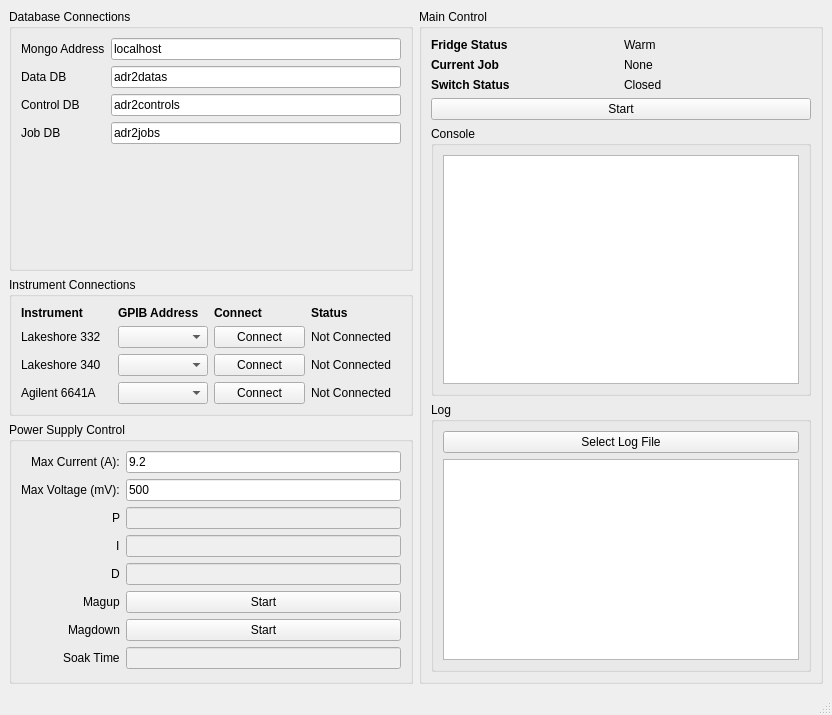
<?xml version="1.0" encoding="UTF-8"?>
<ui version="4.0">
 <class>MainWindow</class>
 <widget class="QMainWindow" name="MainWindow">
  <property name="geometry">
   <rect>
    <x>0</x>
    <y>0</y>
    <width>832</width>
    <height>715</height>
   </rect>
  </property>
  <property name="windowTitle">
   <string>MainWindow</string>
  </property>
  <widget class="QWidget" name="centralwidget">
   <layout class="QGridLayout" name="gridLayout">
    <item row="0" column="0">
     <layout class="QVBoxLayout" name="verticalLayout">
      <item>
       <layout class="QHBoxLayout" name="horizontalLayout">
        <item>
         <layout class="QVBoxLayout" name="verticalLayout_3">
          <item>
           <widget class="QGroupBox" name="groupBox">
            <property name="title">
             <string>Database Connections</string>
            </property>
            <layout class="QGridLayout" name="gridLayout_7">
             <item row="0" column="0">
              <layout class="QVBoxLayout" name="verticalLayout_6">
               <item>
                <layout class="QFormLayout" name="formLayout_2">
                 <item row="0" column="0">
                  <widget class="QLabel" name="label_22">
                   <property name="text">
                    <string>Mongo Address</string>
                   </property>
                  </widget>
                 </item>
                 <item row="0" column="1">
                  <widget class="QLineEdit" name="lineEdit_6">
                   <property name="sizePolicy">
                    <sizepolicy hsizetype="Minimum" vsizetype="Fixed">
                     <horstretch>0</horstretch>
                     <verstretch>0</verstretch>
                    </sizepolicy>
                   </property>
                   <property name="text">
                    <string>localhost</string>
                   </property>
                  </widget>
                 </item>
                 <item row="1" column="0">
                  <widget class="QLabel" name="label_23">
                   <property name="text">
                    <string>Data DB</string>
                   </property>
                  </widget>
                 </item>
                 <item row="2" column="0">
                  <widget class="QLabel" name="label_24">
                   <property name="text">
                    <string>Control DB</string>
                   </property>
                  </widget>
                 </item>
                 <item row="3" column="0">
                  <widget class="QLabel" name="label_25">
                   <property name="text">
                    <string>Job DB</string>
                   </property>
                  </widget>
                 </item>
                 <item row="1" column="1">
                  <widget class="QLineEdit" name="lineEdit_7">
                   <property name="sizePolicy">
                    <sizepolicy hsizetype="Minimum" vsizetype="Fixed">
                     <horstretch>0</horstretch>
                     <verstretch>0</verstretch>
                    </sizepolicy>
                   </property>
                   <property name="text">
                    <string>adr2datas</string>
                   </property>
                  </widget>
                 </item>
                 <item row="2" column="1">
                  <widget class="QLineEdit" name="lineEdit_8">
                   <property name="sizePolicy">
                    <sizepolicy hsizetype="Minimum" vsizetype="Fixed">
                     <horstretch>0</horstretch>
                     <verstretch>0</verstretch>
                    </sizepolicy>
                   </property>
                   <property name="text">
                    <string>adr2controls</string>
                   </property>
                  </widget>
                 </item>
                 <item row="3" column="1">
                  <widget class="QLineEdit" name="lineEdit_9">
                   <property name="sizePolicy">
                    <sizepolicy hsizetype="Minimum" vsizetype="Fixed">
                     <horstretch>0</horstretch>
                     <verstretch>0</verstretch>
                    </sizepolicy>
                   </property>
                   <property name="text">
                    <string>adr2jobs</string>
                   </property>
                  </widget>
                 </item>
                </layout>
               </item>
              </layout>
             </item>
            </layout>
           </widget>
          </item>
          <item>
           <widget class="QGroupBox" name="groupBox_2">
            <property name="sizePolicy">
             <sizepolicy hsizetype="Preferred" vsizetype="Fixed">
              <horstretch>0</horstretch>
              <verstretch>0</verstretch>
             </sizepolicy>
            </property>
            <property name="title">
             <string>Instrument Connections</string>
            </property>
            <layout class="QGridLayout" name="gridLayout_3">
             <item row="0" column="0">
              <layout class="QGridLayout" name="gridLayout_2">
               <item row="1" column="0">
                <widget class="QLabel" name="label">
                 <property name="text">
                  <string>Lakeshore 332</string>
                 </property>
                </widget>
               </item>
               <item row="2" column="0">
                <widget class="QLabel" name="label_3">
                 <property name="text">
                  <string>Lakeshore 340</string>
                 </property>
                </widget>
               </item>
               <item row="0" column="1">
                <widget class="QLabel" name="label_6">
                 <property name="font">
                  <font>
                   <weight>75</weight>
                   <bold>true</bold>
                  </font>
                 </property>
                 <property name="text">
                  <string>GPIB Address</string>
                 </property>
                </widget>
               </item>
               <item row="0" column="0">
                <widget class="QLabel" name="label_5">
                 <property name="font">
                  <font>
                   <weight>75</weight>
                   <bold>true</bold>
                  </font>
                 </property>
                 <property name="text">
                  <string>Instrument</string>
                 </property>
                </widget>
               </item>
               <item row="2" column="3">
                <widget class="QLabel" name="label_4">
                 <property name="text">
                  <string>Not Connected</string>
                 </property>
                </widget>
               </item>
               <item row="0" column="3">
                <widget class="QLabel" name="label_7">
                 <property name="font">
                  <font>
                   <weight>75</weight>
                   <bold>true</bold>
                  </font>
                 </property>
                 <property name="text">
                  <string>Status</string>
                 </property>
                </widget>
               </item>
               <item row="1" column="3">
                <widget class="QLabel" name="label_2">
                 <property name="text">
                  <string>Not Connected</string>
                 </property>
                </widget>
               </item>
               <item row="3" column="0">
                <widget class="QLabel" name="label_8">
                 <property name="text">
                  <string>Agilent 6641A</string>
                 </property>
                </widget>
               </item>
               <item row="3" column="3">
                <widget class="QLabel" name="label_9">
                 <property name="text">
                  <string>Not Connected</string>
                 </property>
                </widget>
               </item>
               <item row="0" column="2">
                <widget class="QLabel" name="label_10">
                 <property name="font">
                  <font>
                   <weight>75</weight>
                   <bold>true</bold>
                  </font>
                 </property>
                 <property name="text">
                  <string>Connect</string>
                 </property>
                </widget>
               </item>
               <item row="1" column="2">
                <widget class="QPushButton" name="pushButton">
                 <property name="text">
                  <string>Connect</string>
                 </property>
                </widget>
               </item>
               <item row="2" column="2">
                <widget class="QPushButton" name="pushButton_2">
                 <property name="text">
                  <string>Connect</string>
                 </property>
                </widget>
               </item>
               <item row="3" column="2">
                <widget class="QPushButton" name="pushButton_3">
                 <property name="text">
                  <string>Connect</string>
                 </property>
                </widget>
               </item>
               <item row="1" column="1">
                <widget class="QComboBox" name="comboBox"/>
               </item>
               <item row="2" column="1">
                <widget class="QComboBox" name="comboBox_2"/>
               </item>
               <item row="3" column="1">
                <widget class="QComboBox" name="comboBox_3"/>
               </item>
              </layout>
             </item>
            </layout>
           </widget>
          </item>
          <item>
           <widget class="QGroupBox" name="groupBox_3">
            <property name="title">
             <string>Power Supply Control</string>
            </property>
            <layout class="QGridLayout" name="gridLayout_4">
             <item row="0" column="0">
              <layout class="QVBoxLayout" name="verticalLayout_4">
               <item>
                <layout class="QFormLayout" name="formLayout">
                 <property name="labelAlignment">
                  <set>Qt::AlignRight|Qt::AlignTrailing|Qt::AlignVCenter</set>
                 </property>
                 <item row="0" column="0">
                  <widget class="QLabel" name="label_11">
                   <property name="text">
                    <string>Max Current (A):</string>
                   </property>
                  </widget>
                 </item>
                 <item row="0" column="1">
                  <widget class="QLineEdit" name="lineEdit">
                   <property name="sizePolicy">
                    <sizepolicy hsizetype="Minimum" vsizetype="Fixed">
                     <horstretch>0</horstretch>
                     <verstretch>0</verstretch>
                    </sizepolicy>
                   </property>
                   <property name="text">
                    <string>9.2</string>
                   </property>
                  </widget>
                 </item>
                 <item row="1" column="0">
                  <widget class="QLabel" name="label_12">
                   <property name="text">
                    <string>Max Voltage (mV):</string>
                   </property>
                  </widget>
                 </item>
                 <item row="1" column="1">
                  <widget class="QLineEdit" name="lineEdit_2">
                   <property name="sizePolicy">
                    <sizepolicy hsizetype="Minimum" vsizetype="Fixed">
                     <horstretch>0</horstretch>
                     <verstretch>0</verstretch>
                    </sizepolicy>
                   </property>
                   <property name="text">
                    <string>500</string>
                   </property>
                  </widget>
                 </item>
                 <item row="2" column="0">
                  <widget class="QLabel" name="label_13">
                   <property name="layoutDirection">
                    <enum>Qt::LeftToRight</enum>
                   </property>
                   <property name="text">
                    <string>P</string>
                   </property>
                   <property name="alignment">
                    <set>Qt::AlignRight|Qt::AlignTrailing|Qt::AlignVCenter</set>
                   </property>
                  </widget>
                 </item>
                 <item row="3" column="0">
                  <widget class="QLabel" name="label_14">
                   <property name="text">
                    <string>I</string>
                   </property>
                  </widget>
                 </item>
                 <item row="4" column="0">
                  <widget class="QLabel" name="label_15">
                   <property name="text">
                    <string>D</string>
                   </property>
                  </widget>
                 </item>
                 <item row="2" column="1">
                  <widget class="QLineEdit" name="lineEdit_3">
                   <property name="enabled">
                    <bool>false</bool>
                   </property>
                   <property name="sizePolicy">
                    <sizepolicy hsizetype="Minimum" vsizetype="Fixed">
                     <horstretch>0</horstretch>
                     <verstretch>0</verstretch>
                    </sizepolicy>
                   </property>
                  </widget>
                 </item>
                 <item row="3" column="1">
                  <widget class="QLineEdit" name="lineEdit_4">
                   <property name="enabled">
                    <bool>false</bool>
                   </property>
                   <property name="sizePolicy">
                    <sizepolicy hsizetype="Minimum" vsizetype="Fixed">
                     <horstretch>0</horstretch>
                     <verstretch>0</verstretch>
                    </sizepolicy>
                   </property>
                  </widget>
                 </item>
                 <item row="4" column="1">
                  <widget class="QLineEdit" name="lineEdit_5">
                   <property name="enabled">
                    <bool>false</bool>
                   </property>
                   <property name="sizePolicy">
                    <sizepolicy hsizetype="Minimum" vsizetype="Fixed">
                     <horstretch>0</horstretch>
                     <verstretch>0</verstretch>
                    </sizepolicy>
                   </property>
                  </widget>
                 </item>
                 <item row="5" column="0">
                  <widget class="QLabel" name="label_26">
                   <property name="text">
                    <string>Magup</string>
                   </property>
                  </widget>
                 </item>
                 <item row="6" column="0">
                  <widget class="QLabel" name="label_27">
                   <property name="text">
                    <string>Magdown</string>
                   </property>
                  </widget>
                 </item>
                 <item row="5" column="1">
                  <widget class="QPushButton" name="pushButton_5">
                   <property name="text">
                    <string>Start</string>
                   </property>
                  </widget>
                 </item>
                 <item row="6" column="1">
                  <widget class="QPushButton" name="pushButton_6">
                   <property name="text">
                    <string>Start</string>
                   </property>
                  </widget>
                 </item>
                 <item row="7" column="0">
                  <widget class="QLabel" name="label_28">
                   <property name="text">
                    <string>Soak Time</string>
                   </property>
                  </widget>
                 </item>
                 <item row="7" column="1">
                  <widget class="QLineEdit" name="lineEdit_10">
                   <property name="enabled">
                    <bool>false</bool>
                   </property>
                  </widget>
                 </item>
                </layout>
               </item>
              </layout>
             </item>
            </layout>
           </widget>
          </item>
         </layout>
        </item>
        <item>
         <layout class="QVBoxLayout" name="verticalLayout_2">
          <item>
           <widget class="QGroupBox" name="groupBox_4">
            <property name="title">
             <string>Main Control</string>
            </property>
            <layout class="QGridLayout" name="gridLayout_5">
             <item row="0" column="0">
              <layout class="QVBoxLayout" name="verticalLayout_5">
               <item>
                <layout class="QGridLayout" name="gridLayout_6">
                 <property name="sizeConstraint">
                  <enum>QLayout::SetDefaultConstraint</enum>
                 </property>
                 <item row="1" column="0">
                  <widget class="QLabel" name="label_16">
                   <property name="sizePolicy">
                    <sizepolicy hsizetype="Preferred" vsizetype="Fixed">
                     <horstretch>0</horstretch>
                     <verstretch>0</verstretch>
                    </sizepolicy>
                   </property>
                   <property name="font">
                    <font>
                     <weight>75</weight>
                     <bold>true</bold>
                    </font>
                   </property>
                   <property name="text">
                    <string>Current Job</string>
                   </property>
                  </widget>
                 </item>
                 <item row="1" column="1">
                  <widget class="QLabel" name="label_17">
                   <property name="sizePolicy">
                    <sizepolicy hsizetype="Preferred" vsizetype="Fixed">
                     <horstretch>0</horstretch>
                     <verstretch>0</verstretch>
                    </sizepolicy>
                   </property>
                   <property name="text">
                    <string>None</string>
                   </property>
                  </widget>
                 </item>
                 <item row="0" column="1">
                  <widget class="QLabel" name="label_19">
                   <property name="sizePolicy">
                    <sizepolicy hsizetype="Preferred" vsizetype="Fixed">
                     <horstretch>0</horstretch>
                     <verstretch>0</verstretch>
                    </sizepolicy>
                   </property>
                   <property name="text">
                    <string>Warm</string>
                   </property>
                  </widget>
                 </item>
                 <item row="0" column="0">
                  <widget class="QLabel" name="label_18">
                   <property name="sizePolicy">
                    <sizepolicy hsizetype="Preferred" vsizetype="Fixed">
                     <horstretch>0</horstretch>
                     <verstretch>0</verstretch>
                    </sizepolicy>
                   </property>
                   <property name="font">
                    <font>
                     <weight>75</weight>
                     <bold>true</bold>
                    </font>
                   </property>
                   <property name="text">
                    <string>Fridge Status</string>
                   </property>
                  </widget>
                 </item>
                 <item row="2" column="0">
                  <widget class="QLabel" name="label_20">
                   <property name="sizePolicy">
                    <sizepolicy hsizetype="Preferred" vsizetype="Fixed">
                     <horstretch>0</horstretch>
                     <verstretch>0</verstretch>
                    </sizepolicy>
                   </property>
                   <property name="font">
                    <font>
                     <weight>75</weight>
                     <bold>true</bold>
                    </font>
                   </property>
                   <property name="text">
                    <string>Switch Status</string>
                   </property>
                  </widget>
                 </item>
                 <item row="2" column="1">
                  <widget class="QLabel" name="label_21">
                   <property name="sizePolicy">
                    <sizepolicy hsizetype="Preferred" vsizetype="Fixed">
                     <horstretch>0</horstretch>
                     <verstretch>0</verstretch>
                    </sizepolicy>
                   </property>
                   <property name="text">
                    <string>Closed</string>
                   </property>
                  </widget>
                 </item>
                </layout>
               </item>
               <item>
                <widget class="QPushButton" name="pushButton_4">
                 <property name="text">
                  <string>Start</string>
                 </property>
                </widget>
               </item>
              </layout>
             </item>
             <item row="2" column="0">
              <widget class="QGroupBox" name="groupBox_5">
               <property name="title">
                <string>Log</string>
               </property>
               <layout class="QGridLayout" name="gridLayout_8">
                <item row="1" column="0">
                 <widget class="QTextBrowser" name="textBrowser">
                  <property name="html">
                   <string>&lt;!DOCTYPE HTML PUBLIC &quot;-//W3C//DTD HTML 4.0//EN&quot; &quot;http://www.w3.org/TR/REC-html40/strict.dtd&quot;&gt;
&lt;html&gt;&lt;head&gt;&lt;meta name=&quot;qrichtext&quot; content=&quot;1&quot; /&gt;&lt;style type=&quot;text/css&quot;&gt;
p, li { white-space: pre-wrap; }
&lt;/style&gt;&lt;/head&gt;&lt;body style=&quot; font-family:'MS Shell Dlg 2'; font-size:8.25pt; font-weight:400; font-style:normal;&quot;&gt;
&lt;p style=&quot;-qt-paragraph-type:empty; margin-top:0px; margin-bottom:0px; margin-left:0px; margin-right:0px; -qt-block-indent:0; text-indent:0px;&quot;&gt;&lt;br /&gt;&lt;/p&gt;&lt;/body&gt;&lt;/html&gt;</string>
                  </property>
                 </widget>
                </item>
                <item row="0" column="0">
                 <widget class="QPushButton" name="pushButton_7">
                  <property name="text">
                   <string>Select Log File</string>
                  </property>
                 </widget>
                </item>
               </layout>
              </widget>
             </item>
             <item row="1" column="0">
              <widget class="QGroupBox" name="groupBox_6">
               <property name="title">
                <string>Console</string>
               </property>
               <layout class="QGridLayout" name="gridLayout_9">
                <item row="0" column="0">
                 <widget class="QTextBrowser" name="textBrowser_2"/>
                </item>
               </layout>
              </widget>
             </item>
            </layout>
           </widget>
          </item>
         </layout>
        </item>
       </layout>
      </item>
     </layout>
    </item>
   </layout>
  </widget>
  <widget class="QMenuBar" name="menubar">
   <property name="geometry">
    <rect>
     <x>0</x>
     <y>0</y>
     <width>832</width>
     <height>21</height>
    </rect>
   </property>
  </widget>
  <widget class="QStatusBar" name="statusbar"/>
 </widget>
 <resources/>
 <connections/>
</ui>
